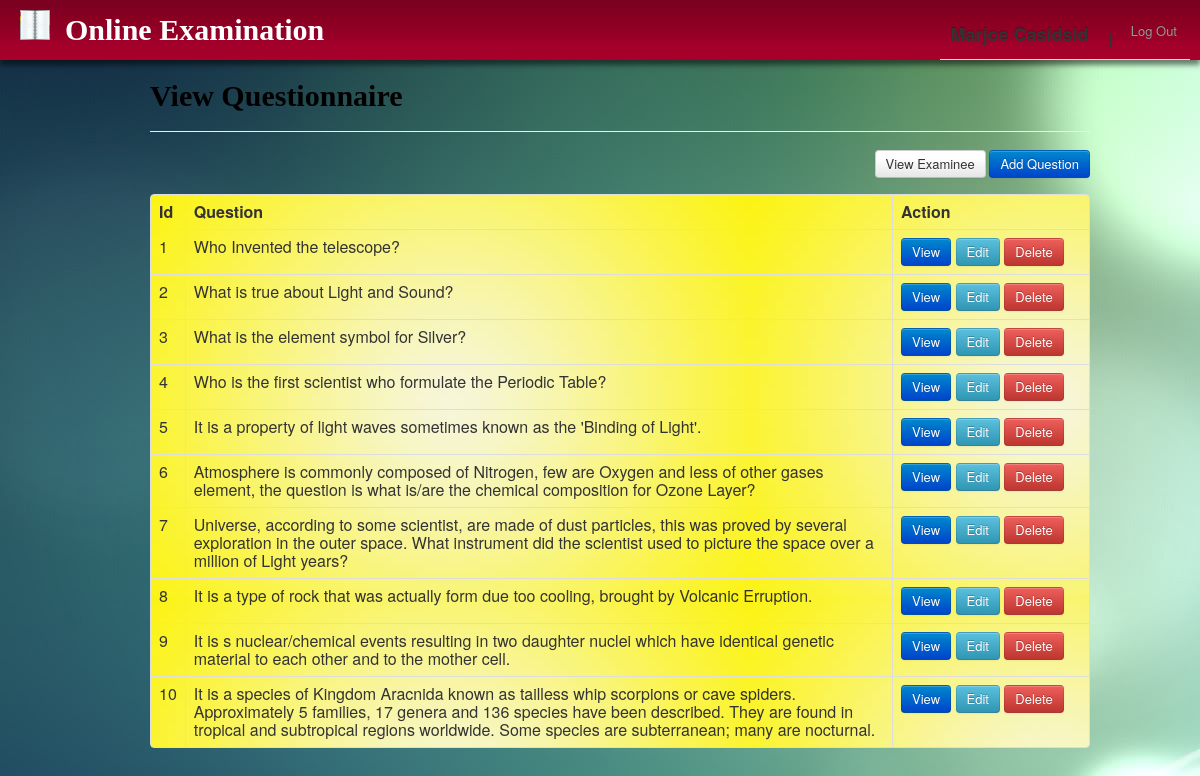
Page /BackEnd/adminmanageQuestion/manageAdmin.php (signed in) on the committed database.
### tables this page shows
CREATE TABLE IF NOT EXISTS `test_question` (
  `id` int(11) NOT NULL AUTO_INCREMENT,
  `test_question` text NOT NULL,
  `choice_A` text NOT NULL,
  `choice_B` text NOT NULL,
  `choice_C` text NOT NULL,
  `choice_D` text NOT NULL,
  `answer` text NOT NULL,
  PRIMARY KEY (`id`)
);

### BackEnd/adminOperator/AdminDAO.php (called while the page is built, shortened)
<?php
class AdminDAO{
	public static function viewQuestionnaire(){
		global $db;
		$sql = "SELECT * FROM test_question";
		$result = $db->query($sql);
		$row = array();
		if ($result->num_rows > 0){
			while ($view = $result->fetch_assoc()){
				$row[] = $view;
			}
			return $row;
		} else {
			return false;
		}
	}
}
 ?>

### BackEnd/adminOperator/AdminHandler.php (called while the page is built, shortened)
<?php
class AdminHandler {
	public function viewQuestionnaire() {
		try {
			$viewQuest = AdminDAO::viewQuestionnaire();
			if (empty($viewQuest)) {
				return false;
			} else {
				return $viewQuest;
			}
		} catch (Exception $e) {
			error_log($e->getMessage());
			error_log('An Error Occur!');
			return false;
		}
	}
}
 ?>

### BackEnd/adminmanageQuestion/manageAdmin.php (the view, shortened to what this page needs)
<?php
$Admin_Fname = $_SESSION['Admin_Fname'];
$Admin_Lname = $_SESSION['Admin_Lname'];
$result = new AdminHandler();
$results = $result->viewQuestionnaire();
 ?>
<html>
<head>
	<link rel="stylesheet" type="text/css" href="../css/my_style.css">
	<link rel="stylesheet" type="text/css" href="../../assets/css/style.css">
	<link rel="stylesheet" type="text/css" href="../../assets/css/bootstrap.css">
	<link rel="stylesheet" type="text/css" href="../../assets/css/global.css">
</head>
<body style = "background:url('../../assets/img/Beautiful_Background/29.jpg');background-attachment:fixed">
<div class="container">
	<div class="navbar navbar-fixed-top">
		<div style = "background:url('../../assets/img/Beautiful_Background/40.jpg')" class = "background">
			<div class = "span4 pull-left">
				<h1 class = "font"><img src="../../assets/img/note.jpg" class = "pic">&nbsp;&nbsp;Online Examination</h1>
			</div>
			<div class="span4 pull-right">
				<nav class = "nav pull-right" style = "margin-top:10px">
					<form method = "POST">
					<ul class = "nav nav-tabs">
						<li><a href="../adminfrontPage/adminPanel.php" id = "adminChoices"><h3><span><?= $Admin_Fname ?>&nbsp;<?= $Admin_Lname ?></span></h3></a></li>
						<li class = "adminfont1"><b>&nbsp;&nbsp;|&nbsp;&nbsp;</b></li>
						<li><a href="../adminOperator/logOut.php">Log Out</a></li>
					</ul>
					</form>
				</nav>
			</div>
		</div>
	</div>
	<div class="container" style = "float:center;position:absolute">
		<div class = "span12" style = "margin-top:60px">
			<div class = "page-header">
				<h2 class = "font9">View Questionnaire</h2>
			</div>
			<div class="pull-right">
				<a class = "btn btn-default" id = "viewExam">View Examinee</a>
				<a class = "btn btn-primary" id = "add">Add Question</a>
			</div>
			<form method = "POST">
				<table class = "table table-bordered" style = "float:center;background:url('../../assets/img/Beautiful_Background/yellow2.jpg');margin-top:62px">
					<thead>
						<tr>
							<th align = "center">Id</th>
							<th align = "center">Question</th>
							<th style = "width:180px" align = "center">Action</th>
						</tr>
					</thead>
					<tbody>
						<?php foreach($results as $record):?>
						<tr>
							<td><?php echo $record['id']; ?></td>
							<td><?php echo $record['test_question']; ?></td>
							<td colspan = "3">
								<a class = "btn btn-primary" href = "viewQuestion.php?id=<?=$record['id'];?>">View</a>
								<a class = "btn btn-info" href = "editQuestion.php?id=<?=$record['id'];?>">Edit</a>
								<a class = "btn btn-danger" href = "deleteQuestion.php?id=<?=$record['id'];?>">Delete</a>
							</td>
						</tr>
						<?php endforeach; ?>
					</tbody>
				</table>
			</form>
		</div>
	</div>
</div>
</body>
</html>

### BackEnd/css/my_style.css (style rules this page uses)
.table { overflow-y:auto; height:400px; margin-top: -10px; }
.adminfont1 { margin-top: 20px; }

### assets/css/style.css (style rules this page uses)
.background { height:60px; width:100%; box-shadow: 0 5px 5px rgba(0, 0, 0, 0.5); }
.font { color:white; font-family: century gothic; position: fixed; }
.pic { margin-top: 10px; height: 30px; width: 30px; }
.font9 { font-family: Century Gothic; font-size: 30px; color:black; font-weight: bold; }
a { text-decoration: none; }

### rows in the picture
test_question: id "1", test_question "Who Invented the telescope?"
test_question: id "2", test_question "What is true about Light and Sound?"
test_question: id "3", test_question "What is the element symbol for Silver?"
test_question: id "4", test_question "Who is the first scientist who formulate the Periodic Table?"
test_question: id "5", test_question "It is a property of light waves sometimes known as the 'Binding of Light'."
test_question: id "6", test_question "Atmosphere is commonly composed of Nitrogen, few are Oxygen and less of other gases element, the question is what is/are the chemical composition for Ozone Layer?"
test_question: id "7", test_question "Universe, according to some scientist, are made of dust particles, this was proved by several exploration in the outer space. What instrument did the scientist used to picture the space over a million of Light years?"
test_question: id "8", test_question "It is a type of rock that was actually form due too cooling, brought by Volcanic Erruption."
test_question: id "9", test_question "It is s nuclear/chemical events resulting in two daughter nuclei which have identical genetic material to each other and to the mother cell."
test_question: id "10", test_question "It is a species of Kingdom Aracnida known as tailless whip scorpions or cave spiders. Approximately 5 families, 17 genera and 136 species have been described. They are found in tropical and subtropical regions worldwide. Some species are subterranean; many are nocturnal."
